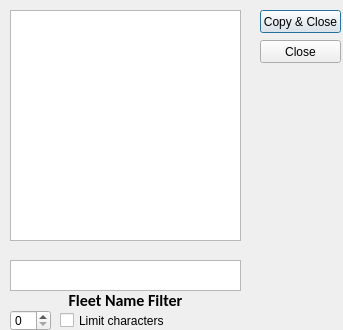
<?xml version="1.0" encoding="UTF-8"?>
<ui version="4.0">
 <class>fleetBrowser</class>
 <widget class="QDialog" name="fleetBrowser">
  <property name="geometry">
   <rect>
    <x>0</x>
    <y>0</y>
    <width>343</width>
    <height>330</height>
   </rect>
  </property>
  <property name="windowTitle">
   <string>Filtered List Dialog</string>
  </property>
  <widget class="QListWidget" name="itemList">
   <property name="geometry">
    <rect>
     <x>10</x>
     <y>10</y>
     <width>231</width>
     <height>231</height>
    </rect>
   </property>
  </widget>
  <widget class="QPushButton" name="copyItemSearch">
   <property name="geometry">
    <rect>
     <x>260</x>
     <y>10</y>
     <width>81</width>
     <height>23</height>
    </rect>
   </property>
   <property name="text">
    <string>Copy &amp;&amp; Close</string>
   </property>
  </widget>
  <widget class="QCheckBox" name="charLimiterCheckBox">
   <property name="geometry">
    <rect>
     <x>60</x>
     <y>310</y>
     <width>111</width>
     <height>21</height>
    </rect>
   </property>
   <property name="text">
    <string>Limit characters</string>
   </property>
  </widget>
  <widget class="QSpinBox" name="charLimiter">
   <property name="geometry">
    <rect>
     <x>10</x>
     <y>310</y>
     <width>41</width>
     <height>21</height>
    </rect>
   </property>
  </widget>
  <widget class="QPlainTextEdit" name="filterBox">
   <property name="geometry">
    <rect>
     <x>10</x>
     <y>260</y>
     <width>231</width>
     <height>31</height>
    </rect>
   </property>
   <property name="tabChangesFocus">
    <bool>true</bool>
   </property>
  </widget>
  <widget class="QLabel" name="filterLabel">
   <property name="geometry">
    <rect>
     <x>10</x>
     <y>290</y>
     <width>231</width>
     <height>21</height>
    </rect>
   </property>
   <property name="font">
    <font>
     <family>Calibri</family>
     <pointsize>12</pointsize>
     <weight>75</weight>
     <italic>false</italic>
     <bold>true</bold>
    </font>
   </property>
   <property name="layoutDirection">
    <enum>Qt::LeftToRight</enum>
   </property>
   <property name="text">
    <string>Fleet Name Filter</string>
   </property>
   <property name="alignment">
    <set>Qt::AlignCenter</set>
   </property>
  </widget>
  <widget class="QPushButton" name="itemSearchClose">
   <property name="geometry">
    <rect>
     <x>260</x>
     <y>40</y>
     <width>81</width>
     <height>23</height>
    </rect>
   </property>
   <property name="text">
    <string>Close</string>
   </property>
  </widget>
 </widget>
 <resources/>
 <connections/>
</ui>
